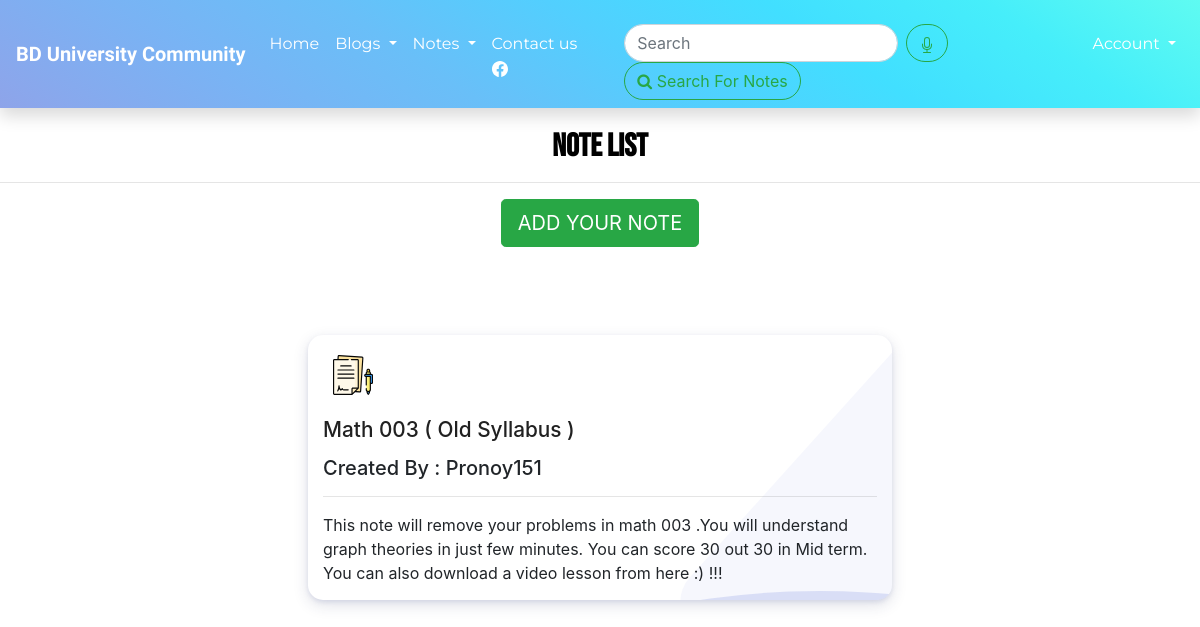
/notes/cse/math-1151/, run on the app's committed database.
### noteSellingApp/models.py (models this page shows, shortened)
class Lesson(models.Model):
    lesson_id = models.CharField(max_length=100, unique=True)
    Standard = models.ForeignKey(Standard, on_delete=models.CASCADE)
    created_by = models.ForeignKey(User,on_delete=models.CASCADE)
    created_at = models.DateTimeField(auto_now_add=True)
    course = models.ForeignKey(Course, on_delete=models.CASCADE,related_name='lessons')
    name = models.CharField(max_length=250)
    description = models.TextField(max_length=500,blank=True)
    price = models.IntegerField(blank=True,null=True)
    code = models.IntegerField(default='2901', editable=False)
    slug = models.SlugField(null=True, blank=True)
    image1 = models.ImageField(upload_to='Lesson_carousol_image', blank=True, verbose_name='lesson pdf Image1')
    image2 = models.ImageField(upload_to='Lesson_carousol_image', blank=True, verbose_name='lesson pdf Image2')
    image3 = models.ImageField(upload_to='Lesson_carousol_image', blank=True, verbose_name='lesson pdf Image3')
    lesson_video = models.FileField(upload_to="lesson_video_files",verbose_name="lesson_Video", blank=True, null=True)
    Notes = models.FileField(upload_to='lesson pdf file',verbose_name="Notes", blank=True)
    class Meta:
        ordering = ['created_at']

### noteSellingApp/views.py (the view)
# urls.py: path('<str:standard>/<slug:slug>/', views.LessonListView.as_view(), name='lesson_list'),
class LessonListView(DetailView):
    context_object_name = 'courses'
    model = Course
    template_name = 'notesell/lesson_list_view.html'

### templates/notesell/lesson_list_view.html (shortened to what this page needs)
{% extends 'base.html' %}
{% load static %}
{% block content %}
<center>
  <h2 class="mb-2 font-weight-bold" style="font-family: 'Bebas Neue', cursive;padding-top: 20PX; font-weight:bold;color: black;">NOTE LIST </h2>
  <hr>
  <div class="mb-3">
    <a href="{% url 'noteSellingApp:lesson_create' standard=courses.standard.slug slug=courses.slug %}"><button
        type="button" class="btn btn-success btn-lg btn-bloc"> ADD YOUR NOTE </button> </a>
  </div>
</center>
<div class="section_our_solution">
  <div class="row">
    {% for lesson in courses.lessons.all %}
    <div class="col-lg-12 col-md-12 col-sm-12">
      <div class="our_solution_category">
        <div class="solution_cards_box">
          <div class="solution_card">
            <div class="hover_color_bubble"></div>
            <div class="so_top_icon">
            </div>
            <div class="solu_title">
              <h3> {{ lesson.name }}
                <br>
                </h3>
            </div>
            <div class="solu_description">
            <h5>  Created By : {{ lesson.created_by}}
            </h5>
            <hr>
            {{ lesson.description }} !!!
            </div>
          </div>
        </div>
      </div>
    </div>
    {% endfor %}
  </div>
</div>
{% endblock %}

### static/css/base.css (style rules this page uses)
* { transition: .5s; }

### templates/notesell/lesson_list_view.html (style rules this page uses)
.section_our_solution .row { align-items: center; }
.our_solution_category { display: flex; flex-direction: row; flex-wrap: wrap; }
.our_solution_category .solution_cards_box { display: flex; flex-direction: column; justify-content: center; }
.solution_cards_box .solution_card { flex: 0 50%; background: #fff; box-shadow: 0 2px 4px 0 rgba(136, 144, 195, 0.2), 0 5px 15px 0 rgba(37, 44, 97, 0.15); border-radius: 15px; margin: 8px; padding: 10px 15px; position: relative; z-index: 1; overflow: hidden; min-height: 265px; transition: 0.7s; }
.solution_cards_box .solution_card:before { content: ""; position: absolute; background: rgb(85 108 214 / 5%); width: 170px; height: 400px; z-index: -1; transform: rotate(42deg); right: -56px; top: -23px; border-radius: 35px; }
.solution_card .solu_title h3 { color: #212121; font-size: 1.3rem; margin-top: 13px; margin-bottom: 13px; }
.hover_color_bubble { position: absolute; background: rgb(54 81 207 / 15%); width: 100rem; height: 100rem; left: 0; right: 0; z-index: -1; top: 16rem; border-radius: 50%; transform: rotate(-36deg); left: -18rem; transition: 0.7s; }
.solution_cards_box .solution_card .so_top_icon { width: 60px; height: 60px; border-radius: 50%; background: #fff; overflow: hidden; display: flex; align-items: center; justify-content: center; }
@media screen and (min-width: 320px) { .our_solution_category { width: 100%; margin: 0 auto; } }
@media screen and (min-width: 320px) { .our_solution_category .solution_cards_box { flex: auto; } }
@media only screen and (min-width: 768px) { .our_solution_category .solution_cards_box { flex: 1; } }
@media only screen and (min-width: 1024px) { .our_solution_category { width: 50%; margin: 0 auto; } }

### data on the page
Lesson: name "Math 003 ( Old Syllabus )", created_by "Pronoy151", description "This note will remove your problems in math 003 .You will understand graph theories in just few minutes. You can score 30 out 30 in Mid term. You can also download a video lesson from here :)"
